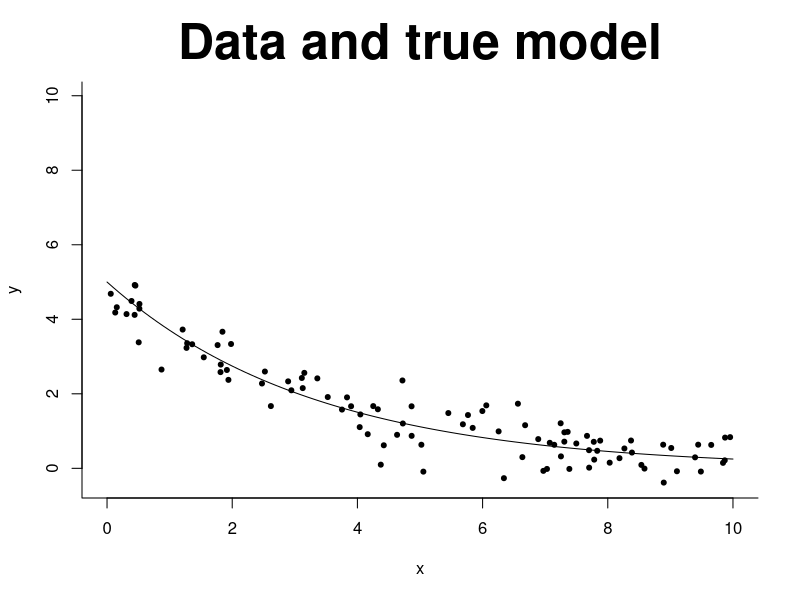

Reproduce this figure in R. (Note: this script raises an error after producing the figure.)
# create the fake data
a <- 5
b <- 0.3
sigma <- 0.5
N <- 100
x <- runif(N, 0, 10)
y <- rnorm(N, a*exp(-b*x), sigma)
curve(a*exp(-b*x), from=0, to=10, ylim=range(x, y), xlab="x", ylab="y", bty="l", main="Data and true model", cex.main=3)
points(x, y, pch=20, cex=1)

## fit the model
data <- list(N=N,
             x=x,
             y=y)
fit <- stan('exponential.stan',data = data)
print(fit)

a <- 5
b <- 0.3
sigma <- 0.5
N <- 100
x <- runif(N, 0, 10)
epsilon <- exp(rnorm(N, 0, sigma))
y <- a*exp(-b*x)*epsilon
curve(a*exp(-b*x), from=0, to=10, ylim=range(x, y), xlab="x", ylab="y", bty="l", main="Data and true model", cex.main=1)
points(x, y, pch=20, cex=0.2)
data <- list(N=N,x=x,y=y)
fit2 <- stan('exponential2.stan',data = data)
print(fit2)



a <- c(1, 0.8)
b <- c(0.1, 2)
N <- 1000
x <- seq(0, 10, length=N)
sigma <- 0.2
epsilon <- exp(rnorm(N, 0, sigma))
y <- (a[1]*exp(-b[1]*x) + a[2]*exp(-b[2]*x)) * epsilon

data_graph <- function(a, b, sigma, x, y) {
  curve(a[1]*exp(-b[1]*x) + a[2]*exp(-b[2]*x), from=min(x), to=max(x), ylim=c(0, 1.05*max(y)), xlim=c(0, max(x)),
        xlab="x", ylab="y", xaxs="i", yaxs="i", bty="l", main="Data and true model", cex.main=1)
  points(x, y, pch=20, cex=0.2)
  text(max(x), 0.5*max(y), paste("y = ", fround(a[1], 1), "*exp(", fround(-b[1], 1), "*x) + ", fround(a[2], 1), "*exp(", fround(-b[2], 1), "*x)", sep=""), adj=1)
}
data_graph(a, b, sigma, x, y)
data_3 <- list(N=N, x=x, y=y)
fit_3 <- stan("sumexpoential.stan", data=data_3)
fit_3
